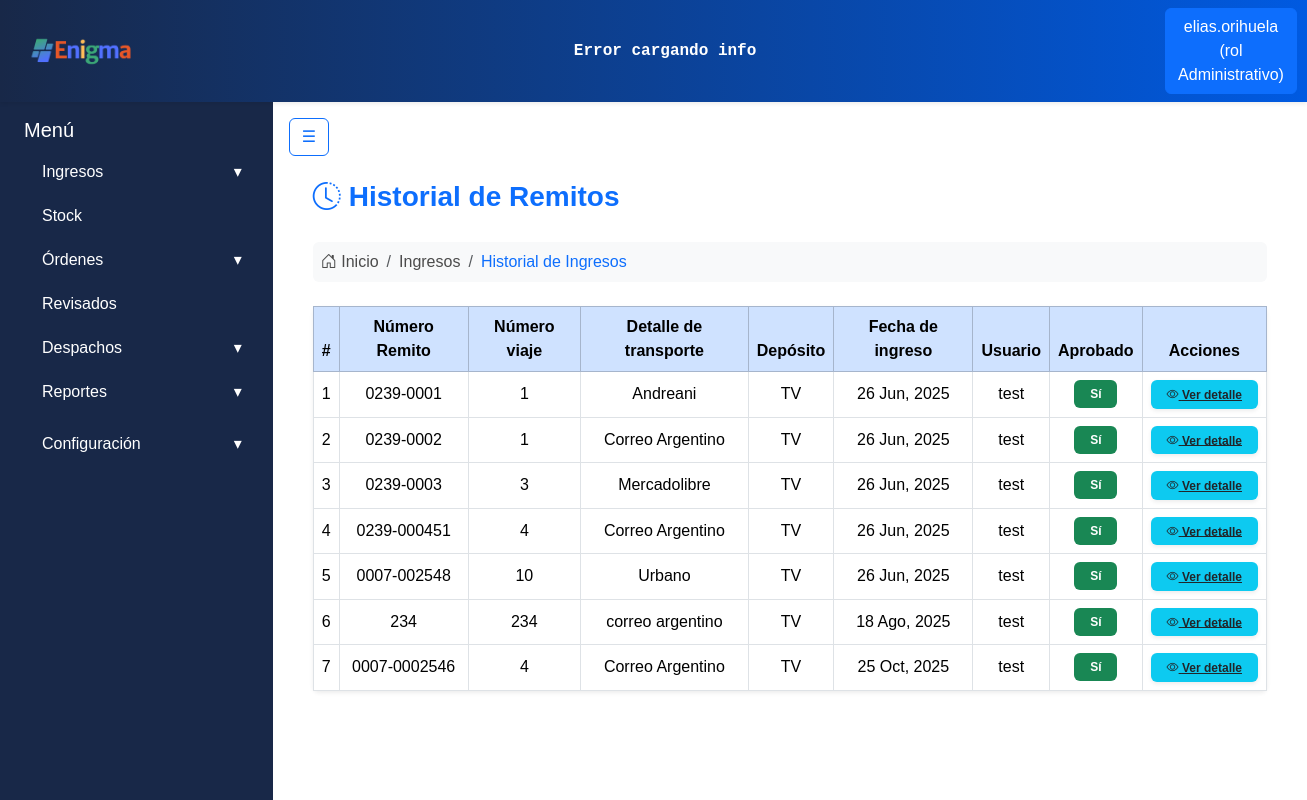
/ingresos/history/ (signed in), run on an earlier commit of the app's database.
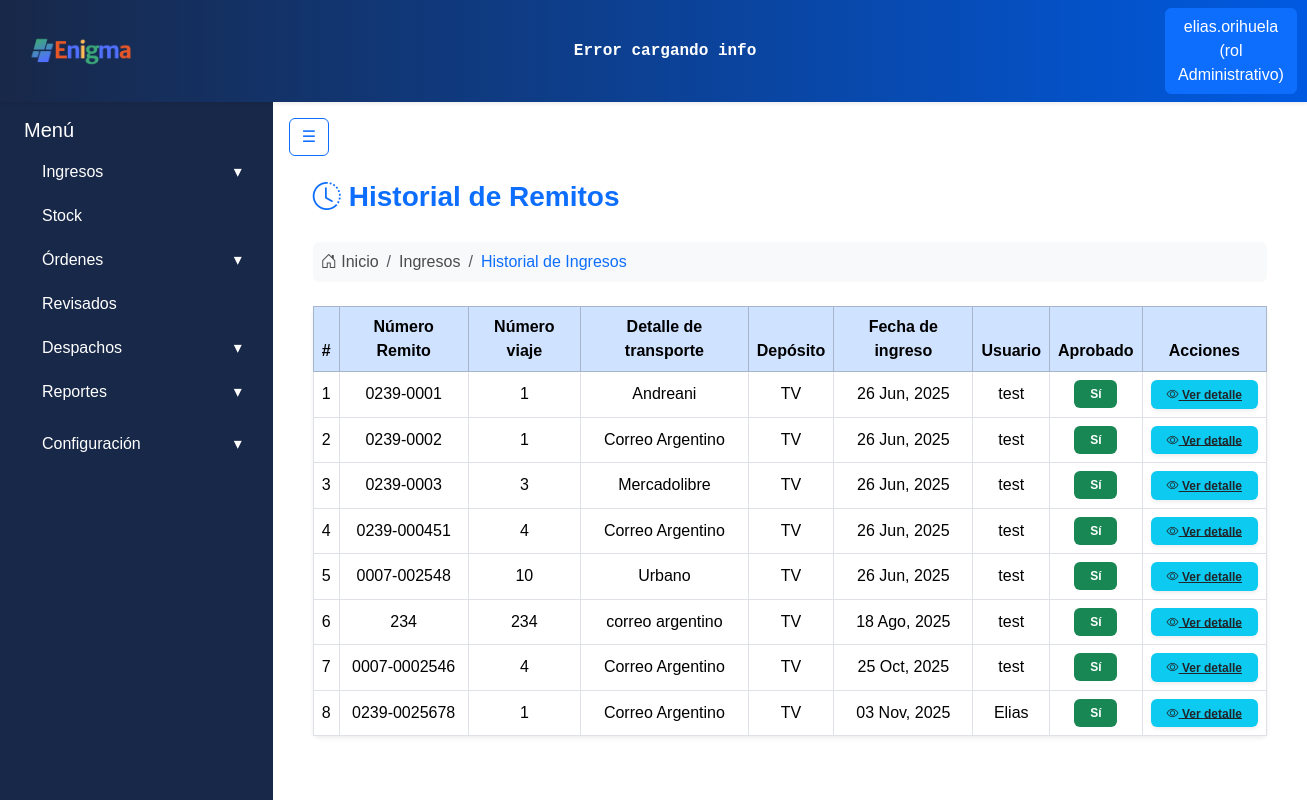
And on a later commit of the database.
### apps/usuarios/models.py (models this page shows, shortened)
class Usuarios(AbstractBaseUser):
    username = models.CharField('Nombre de usuario', unique= True, max_length=60)
    email = models.EmailField('Correo electronico', max_length=254, unique= True)
    nombre = models.CharField(max_length=50)
    apellido = models.CharField(max_length=50)
    rol = models.ForeignKey(Roles, on_delete=models.CASCADE)
    activo = models.BooleanField(default=True)
    is_admin = models.BooleanField(default = False)
    is_superuser = models.BooleanField(default=False)
    is_staff = models.BooleanField(default=False)
    objects = UsuariosManager()
    USERNAME_FIELD = 'username'
    REQUIRED_FIELDS = ['nombre', 'apellido', 'email'] #campos necesarios para crear la cuenta por consola

class Roles(models.Model):
    id = models.AutoField(primary_key=True)
    nombre = models.CharField(max_length=50)
    def __str__(self):
        return self.nombre

### apps/ingresos/models.py (models this page shows, shortened)
class Remitos(ModeloBaseConUsuario):
    numero_remito = models.CharField(max_length=20)
    numero_viaje = models.IntegerField()
    detalle_transporte = models.CharField(max_length=30)
    deposito_id = models.ForeignKey('stock.Depositos', on_delete=models.PROTECT)
    fecha_ingreso = models.DateField(auto_now_add=True)
    aprobado = models.BooleanField(default=False)
    productos = models.ManyToManyField('Productos', through='RemitoProducto')

### apps/stock/models.py (models this page shows)
class Depositos(models.Model):
    id = models.AutoField(primary_key=True)
    nombre = models.CharField(max_length=50)
    def __str__(self):
        return self.nombre

### apps/ingresos/views.py (the view)
# urls.py: path('history/', login_required(ListarRemitosHistorialView.as_view()), name='ingresos_historial'),
class ListarRemitosHistorialView(LoginRequiredMixin, ListView):
    model = Remitos
    template_name = 'remitos/listar_historial.html'
    context_object_name = 'remitos'
    def get_queryset(self):
        return Remitos.objects.filter(aprobado=True)
    def get_context_data(self, **kwargs):
        context = super().get_context_data(**kwargs)
        context['show_navbar'] = True
        return context

### apps/ingresos/templates/remitos/listar_historial.html
{% extends "base.html" %}
{% block content %}
<div class="container-fluid px-4 mt-3">
    <div class="d-flex align-items-center mb-4">
        <i class="bi bi-clock-history fs-3 text-primary me-2"></i>
        <h3 class="fw-bold text-primary m-0">Historial de Remitos</h3>
    </div>
    <nav aria-label="breadcrumb" class="mb-4">
        <ol class="breadcrumb bg-light rounded p-2">
            <li class="breadcrumb-item">
                <i class="bi bi-house-door"></i> Inicio
            </li>
            <li class="breadcrumb-item">
                Ingresos
            </li>
            <li class="breadcrumb-item text-primary" aria-current="page">Historial de Ingresos</li>
        </ol>
    </nav>
    <div class="card shadow-sm border-0">
        <div class="card-body p-0">
            <table class="table table-bordered table-hover m-0 align-middle">
                <thead class="table-primary text-center">
                    <tr>
                        <th>#</th>
                        <th>Número Remito</th>
                        <th>Número viaje</th>
                        <th>Detalle de transporte</th>
                        <th>Depósito</th>
                        <th>Fecha de ingreso</th>
                        <th>Usuario</th>
                        <th>Aprobado</th>
                        <th>Acciones</th>
                    </tr>
                </thead>
                <tbody class="text-center">
                    {% for remito in remitos %}
                    <tr>
                        <td>{{ forloop.counter }}</td>
                        <td>{{ remito.numero_remito }}</td>
                        <td>{{ remito.numero_viaje }}</td>
                        <td>{{ remito.detalle_transporte }}</td>
                        <td>{{ remito.deposito_id }}</td>
                        <td>{{ remito.fecha_ingreso|date:"d M, Y" }}</td>
                        <td>{{ remito.usuario.nombre }}</td>
                        <td>
                            {% if remito.aprobado %}
                                <span class="badge bg-success px-3 py-2">Sí</span>
                            {% else %}
                                <span class="badge bg-secondary px-3 py-2">No</span>
                            {% endif %}
                        </td>
                        <td>
                            <a href="{% url 'ver_remito' remito.pk %}"
                               class="badge bg-info text-dark px-3 py-2 shadow-sm">
                               <i class="bi bi-eye"></i> Ver detalle
                            </a>
                        </td>
                    </tr>
                    {% empty %}
                    <tr>
                        <td colspan="9" class="text-muted py-4">No hay registros en el historial.</td>
                    </tr>
                    {% endfor %}
                </tbody>
            </table>
        </div>
    </div>
</div>
{% endblock %}

### templates/base.html (shortened to what this page needs)
{% load static %}
<!DOCTYPE html>
<html lang="es">
<head>
    <link href="https://cdn.jsdelivr.net/npm/bootstrap@5.3.3/dist/css/bootstrap.min.css" rel="stylesheet">
    <link rel="stylesheet" href="https://cdn.jsdelivr.net/npm/bootstrap-icons@1.10.5/font/bootstrap-icons.css">
    <link rel="stylesheet" href="{% static 'css/style.css' %}">
    <link rel="stylesheet" href="{% static 'css/ordenes.css' %}">
</head>
<body class="d-flex flex-column min-vh-100">
    {% if not is_login_page %}
        {% include 'includes/header.html' %}
    {% endif %}
    <div class="d-flex flex-grow-1">
        {% if user.is_authenticated and not is_login_page %}
            {% include 'includes/navbar.html' %}
        {% endif %}
        <main class="flex-grow-1 p-3 overflow-auto">
            {% if user.is_authenticated and not is_login_page %}
                <button class="btn btn-outline-primary mb-1" onclick="toggleSidebar()">☰</button>
            {% endif %}
            {% block content %}{% endblock %}
        </main>
    </div>
</body>
</html>

### templates/includes/header.html (shortened to what this page needs)
{% load static %}
<nav class="navbar navbar-expand-lg shadow-sm navbar-gradient">
  <div class="container-fluid">
    <a class="navbar-brand d-flex align-items-center" href="{% url 'core:dashboard' %}">
      <div class="card-header p-0 bg-transparent border-0">
        <img class="logo_form" src="{% static 'img/enigmaLogoNuevo.png' %}" alt="Enigma Logo">
      </div>
    </a>
    <div class="mx-auto text-center d-none d-lg-block">
        <div class="ticker-container text-white py-1 px-2 rounded">
            <div class="ticker" id="ticker-api">
            </div>
        </div>
    </div>
    <div class="d-flex ms-auto">
      {% if user.is_authenticated %}
        <div class="dropdown">
          <a class="btn btn-primary" href="#" role="button" id="dropdownUser" data-bs-toggle="dropdown" aria-expanded="false">
            {{ user.username }} (rol {{ user.rol }})
          </a>
        </div>
      {% else %}
        <a href="{% url 'usuarios:register' %}" class="btn btn-outline-primary me-2">Registrarse</a>
        <a href="{% url 'usuarios:login' %}" class="btn btn-outline-success">Login</a>
      {% endif %}
    </div>
  </div>
</nav>

### templates/includes/navbar.html (shortened to what this page needs)
<div id="sidebar" class=" sidebar text-white p-3" style="width: 280px;">
  <h5>
    <a class="navbar-brand d-flex align-items-center" href="{% url 'core:dashboard' %}">
       Menú
    </a>
  </h5>
  <ul class="nav flex-column">
    <li class="nav-item">
      <a class="nav-link text-white d-flex justify-content-between align-items-center"
         data-bs-toggle="collapse"
         href="#submenuIngresos"
         role="button"
         aria-expanded="false"
         aria-controls="submenuIngresos">
         Ingresos
        <span class="ms-auto">&#9662;</span>
      </a>
    </li>
    <li class="nav-item">
      <a class="nav-link text-white {% if request.resolver_match.url_name == 'stock' %}active{% endif %}" href="{% url 'stock' %}">
         Stock
      </a>
    </li>
    <li class="nav-item">
      <a class="nav-link text-white d-flex justify-content-between align-items-center"
         data-bs-toggle="collapse"
         href="#submenuOrdenes"
         role="button"
         aria-expanded="false"
         aria-controls="submenuOrdenes">
         Órdenes
        <span class="ms-auto">&#9662;</span>
      </a>
    </li>
    <li class="nav-item">
      <a class="nav-link text-white {% if request.resolver_match.url_name == 'ordenes_revisadas' %}active{% endif %}" href="{% url 'despachos:ordenes_revisadas' %}">
         Revisados
      </a>
    </li>
    <li class="nav-item">
      <a class="nav-link text-white d-flex justify-content-between align-items-center"
         data-bs-toggle="collapse"
         href="#submenuDespachos"
         role="button"
         aria-expanded="false"
         aria-controls="submenuDespachos">
         Despachos
        <span class="ms-auto">&#9662;</span>
      </a>
    </li>
    <li class="nav-item">
      <a class="nav-link text-white d-flex justify-content-between align-items-center"
        data-bs-toggle="collapse"
        href="#submenuReportes"
        role="button"
        aria-expanded="false"
        aria-controls="submenuReportes">
        Reportes
        <span class="ms-auto">&#9662;</span>
      </a>
    </li>
    <li class="nav-item mt-2">
      <a class="nav-link text-white d-flex justify-content-between align-items-center"
        data-bs-toggle="collapse"
        href="#submenuConfiguracion"
        role="button"
        aria-expanded="false"
        aria-controls="submenuConfiguracion">
        Configuración
        <span class="ms-auto">&#9662;</span>
      </a>
    </li>
  </ul>
</div>

### static/css/style.css (style rules this page uses)
:root { --color-bg-navbar-solid:linear-gradient(90deg, #182848 0%, #005ae1 100%); }
.navbar-gradient { background: var(--color-bg-navbar-solid); }
.sidebar { background: #182848 100%; }
.logo_form { width: auto; height: 40px; margin-right: 10px; margin-left: 0.8rem; }
#sidebar { transition: all 0.3s; }
#sidebar { overflow: hidden; transition: all 0.3s ease; }
#sidebar .nav-link { transition: all 0.3s ease; padding: 10px 15px; border-left: 3px solid transparent; }
body { font-family: Arial, sans-serif; color: #4b4b4b; }
.ticker-container { color: #E0F2FE; overflow: hidden; white-space: nowrap; position: relative; width: 1000px; font-weight: bold; font-family: monospace; border-radius: 0.25rem; }
.ticker { display: inline-block; white-space: nowrap; animation: scrollTicker 50s linear infinite; }

What changed in the data, as far as the page shows it:
added Remitos: numero_remito "0239-0025678", numero_viaje "1", detalle_transporte "Correo Argentino", deposito_id "TV", fecha_ingreso "03 Nov, 2025", usuario.nombre "Elias", aprobado "Sí"
